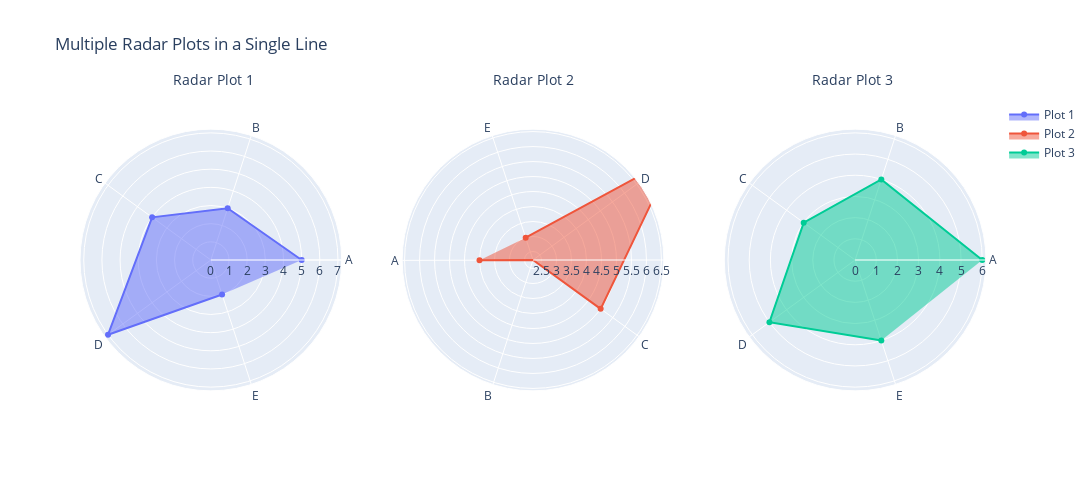

Source (notebook cell):
### Code cell
import plotly.graph_objects as go
from plotly.subplots import make_subplots

# Sample data
categories = ['A', 'B', 'C', 'D', 'E']
values1 = [5, 3, 4, 7, 2]
values2 = [4, 2, 5, 8, 3]
values3 = [6, 4, 3, 5, 4]

# Create a subplot with 1 row and 3 columns
fig = make_subplots(rows=1, cols=3, specs=[[{'type': 'polar'}, {'type': 'polar'}, {'type': 'polar'}]])

# Add radar plots to each subplot
fig.add_trace(go.Scatterpolar(
    r=values1,
    theta=categories,
    fill='toself',
    name='Plot 1'
), row=1, col=1)

fig.add_trace(go.Scatterpolar(
    r=values2,
    theta=categories,
    fill='toself',
    name='Plot 2'
), row=1, col=2)

fig.add_trace(go.Scatterpolar(
    r=values3,
    theta=categories,
    fill='toself',
    name='Plot 3'
), row=1, col=3)

# Update layout with custom size and radial axis range
fig.update_layout(
    title='Multiple Radar Plots in a Single Line',
    width=1500,  # Set the width of the plot
    height=500,   # Set the height of the plot
    annotations=[
        dict(
            text='Radar Plot 1', x=0.1, y=1.1, xref='paper', yref='paper',
            showarrow=False, font=dict(size=14)
        ),
        dict(
            text='Radar Plot 2', x=0.5, y=1.1, xref='paper', yref='paper',
            showarrow=False, font=dict(size=14)
        ),
        dict(
            text='Radar Plot 3', x=0.9, y=1.1, xref='paper', yref='paper',
            showarrow=False, font=dict(size=14)
        )
    ]
)

fig.show()

### Figure 1 — Plotly figure (JSON) as saved in the notebook; plotly's stock layout.template omitted (floating-point values rounded to 4 significant figures)
{"data": [{"fill": "toself", "name": "Plot 1", "r": [5, 3, 4, 7, 2], "subplot": "polar", "theta": ["A", "B", "C", "D", "E"], "type": "scatterpolar"}, {"fill": "toself", "name": "Plot 2", "r": [4, 2, 5, 8, 3], "subplot": "polar2", "theta": ["A", "B", "C", "D", "E"], "type": "scatterpolar"}, {"fill": "toself", "name": "Plot 3", "r": [6, 4, 3, 5, 4], "subplot": "polar3", "theta": ["A", "B", "C", "D", "E"], "type": "scatterpolar"}], "layout": {"annotations": [{"font": {"size": 14}, "showarrow": false, "text": "Radar Plot 1", "x": 0.1, "xref": "paper", "y": 1.1, "yref": "paper"}, {"font": {"size": 14}, "showarrow": false, "text": "Radar Plot 2", "x": 0.5, "xref": "paper", "y": 1.1, "yref": "paper"}, {"font": {"size": 14}, "showarrow": false, "text": "Radar Plot 3", "x": 0.9, "xref": "paper", "y": 1.1, "yref": "paper"}], "height": 500, "polar": {"angularaxis": {"type": "category"}, "domain": {"x": [0, 0.2889], "y": [0, 1]}, "radialaxis": {"autorange": true, "range": [0, 7.168], "type": "linear"}}, "polar2": {"angularaxis": {"rotation": 180.2, "type": "category"}, "domain": {"x": [0.3556, 0.6444], "y": [0, 1]}, "radialaxis": {"autorange": false, "range": [2.216, 6.581], "type": "linear"}}, "polar3": {"angularaxis": {"type": "category"}, "domain": {"x": [0.7111, 1], "y": [0, 1]}, "radialaxis": {"autorange": true, "range": [0, 6.144], "type": "linear"}}, "title": {"text": "Multiple Radar Plots in a Single Line"}, "width": 1500}}
